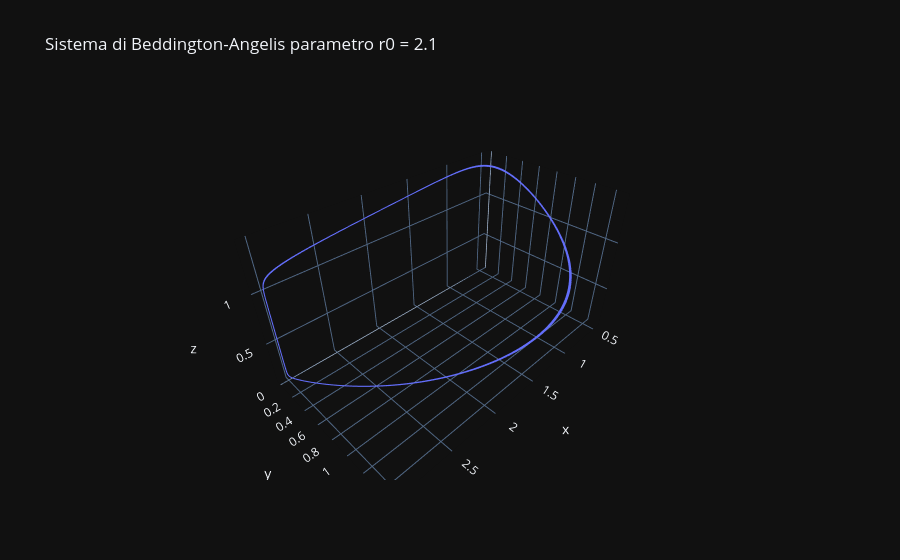
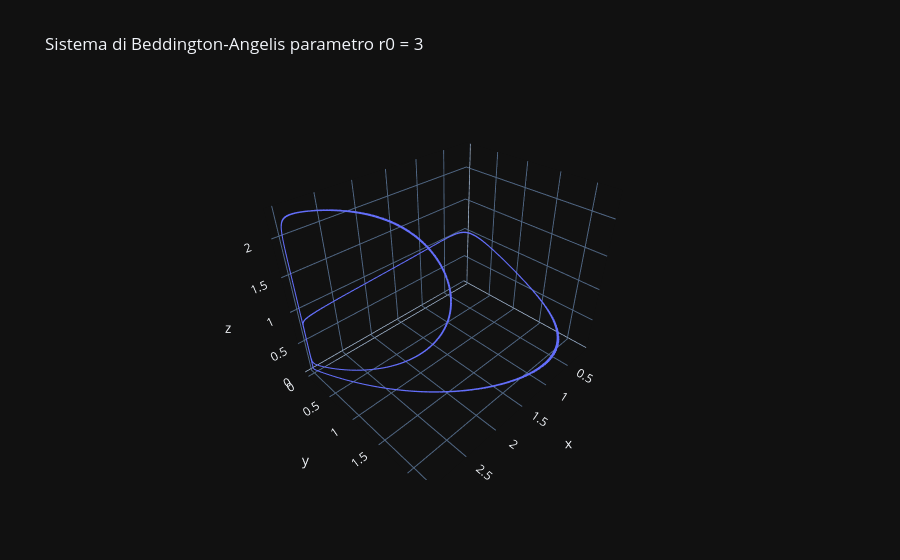
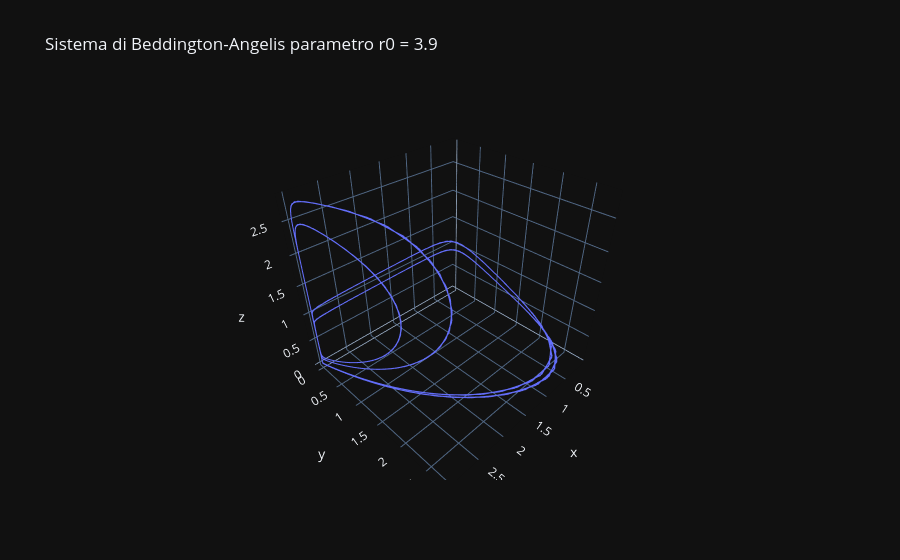
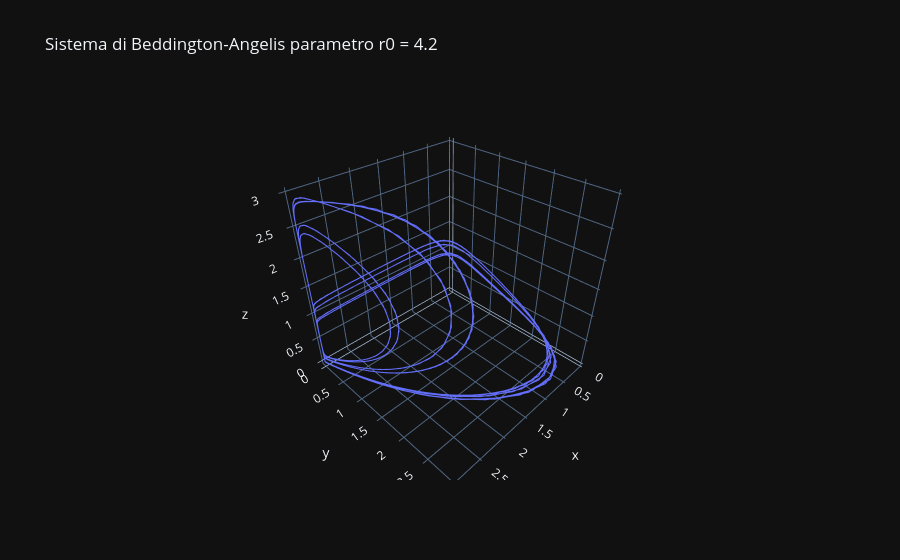

Here is the notebook cell these charts were saved with, in order:
### Code cell
parametri = [2.1, 3, 3.9, 4.2, 4.5]
y_init = [X0, Y0, Z0]

for parametro in parametri:
    
    sol = solve_ivp(
    beddingtonAngelis, t_span, y_init, args=(parametro,), 
    t_eval=t_eval, method='RK45', rtol=1e-6, atol=1e-8)

    # estraiamo le soluzioni dal sistema
    x_values = sol.y[0]
    y_values = sol.y[1]
    z_values = sol.y[2]
    
    #plottiamo il tutto
    fig = go.Figure(data=[go.Scatter3d(x=x_values, y=y_values, z=z_values, mode='lines')])
    
    fig.update_layout(title=f"Sistema di Beddington-Angelis parametro r0 = {parametro}",
               template = "plotly_dark")
    
    fig.show()

### Figure 1 — Plotly figure (JSON) as saved in the notebook; plotly's stock layout.template omitted (floating-point values rounded to 4 significant figures; data arrays with more than 128 entries replaced by an {"elided": "..."} marker saying what was removed)
{"data": [{"mode": "lines", "type": "scatter3d", "x": {"elided": "2000 float values"}, "y": {"elided": "2000 float values"}, "z": {"elided": "2000 float values"}}], "layout": {"title": {"text": "Sistema di Beddington-Angelis parametro r0 = 2.1"}}}

### Figure 2 — Plotly figure (JSON) as saved in the notebook; plotly's stock layout.template omitted (floating-point values rounded to 4 significant figures; data arrays with more than 128 entries replaced by an {"elided": "..."} marker saying what was removed)
{"data": [{"mode": "lines", "type": "scatter3d", "x": {"elided": "2000 float values"}, "y": {"elided": "2000 float values"}, "z": {"elided": "2000 float values"}}], "layout": {"title": {"text": "Sistema di Beddington-Angelis parametro r0 = 3"}}}

### Figure 3 — Plotly figure (JSON) as saved in the notebook; plotly's stock layout.template omitted (floating-point values rounded to 4 significant figures; data arrays with more than 128 entries replaced by an {"elided": "..."} marker saying what was removed)
{"data": [{"mode": "lines", "type": "scatter3d", "x": {"elided": "2000 float values"}, "y": {"elided": "2000 float values"}, "z": {"elided": "2000 float values"}}], "layout": {"title": {"text": "Sistema di Beddington-Angelis parametro r0 = 3.9"}}}

### Figure 4 — Plotly figure (JSON) as saved in the notebook; plotly's stock layout.template omitted (floating-point values rounded to 4 significant figures; data arrays with more than 128 entries replaced by an {"elided": "..."} marker saying what was removed)
{"data": [{"mode": "lines", "type": "scatter3d", "x": {"elided": "2000 float values"}, "y": {"elided": "2000 float values"}, "z": {"elided": "2000 float values"}}], "layout": {"title": {"text": "Sistema di Beddington-Angelis parametro r0 = 4.2"}}}
